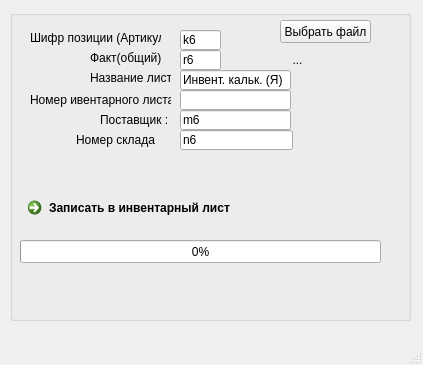
<?xml version="1.0" encoding="UTF-8"?>
<ui version="4.0">
 <class>MainWindow</class>
 <widget class="QMainWindow" name="MainWindow">
  <property name="geometry">
   <rect>
    <x>0</x>
    <y>0</y>
    <width>423</width>
    <height>365</height>
   </rect>
  </property>
  <property name="windowTitle">
   <string>MainWindow</string>
  </property>
  <widget class="QWidget" name="centralwidget">
   <widget class="QGroupBox" name="groupBox">
    <property name="geometry">
     <rect>
      <x>10</x>
      <y>10</y>
      <width>401</width>
      <height>311</height>
     </rect>
    </property>
    <property name="title">
     <string/>
    </property>
    <widget class="QCommandLinkButton" name="save">
     <property name="geometry">
      <rect>
       <x>10</x>
       <y>180</y>
       <width>331</width>
       <height>41</height>
      </rect>
     </property>
     <property name="text">
      <string>Записать в инвентарный лист</string>
     </property>
    </widget>
    <widget class="QPushButton" name="selectButton">
     <property name="geometry">
      <rect>
       <x>270</x>
       <y>10</y>
       <width>91</width>
       <height>23</height>
      </rect>
     </property>
     <property name="text">
      <string>Выбрать файл</string>
     </property>
    </widget>
    <widget class="QLineEdit" name="lineEdit">
     <property name="geometry">
      <rect>
       <x>170</x>
       <y>20</y>
       <width>41</width>
       <height>20</height>
      </rect>
     </property>
     <property name="text">
      <string>k6</string>
     </property>
    </widget>
    <widget class="QLabel" name="incoming_file_name">
     <property name="geometry">
      <rect>
       <x>226</x>
       <y>40</y>
       <width>161</width>
       <height>20</height>
      </rect>
     </property>
     <property name="text">
      <string>                 ...</string>
     </property>
    </widget>
    <widget class="QProgressBar" name="progressBar">
     <property name="geometry">
      <rect>
       <x>10</x>
       <y>230</y>
       <width>361</width>
       <height>23</height>
      </rect>
     </property>
     <property name="value">
      <number>0</number>
     </property>
    </widget>
    <widget class="QLineEdit" name="lineEdit_3">
     <property name="geometry">
      <rect>
       <x>170</x>
       <y>40</y>
       <width>41</width>
       <height>20</height>
      </rect>
     </property>
     <property name="text">
      <string>r6</string>
     </property>
    </widget>
    <widget class="QLabel" name="label_4">
     <property name="geometry">
      <rect>
       <x>80</x>
       <y>60</y>
       <width>81</width>
       <height>16</height>
      </rect>
     </property>
     <property name="text">
      <string>Название листа</string>
     </property>
    </widget>
    <widget class="QLineEdit" name="lineEdit_4">
     <property name="geometry">
      <rect>
       <x>170</x>
       <y>60</y>
       <width>111</width>
       <height>20</height>
      </rect>
     </property>
     <property name="text">
      <string>Инвент. кальк. (Я)</string>
     </property>
    </widget>
    <widget class="QLabel" name="label_3">
     <property name="geometry">
      <rect>
       <x>80</x>
       <y>40</y>
       <width>71</width>
       <height>16</height>
      </rect>
     </property>
     <property name="text">
      <string>Факт(общий)</string>
     </property>
    </widget>
    <widget class="QLabel" name="label">
     <property name="geometry">
      <rect>
       <x>20</x>
       <y>20</y>
       <width>131</width>
       <height>16</height>
      </rect>
     </property>
     <property name="text">
      <string>Шифр позиции (Артикул)</string>
     </property>
    </widget>
    <widget class="QLabel" name="res">
     <property name="geometry">
      <rect>
       <x>20</x>
       <y>270</y>
       <width>321</width>
       <height>16</height>
      </rect>
     </property>
     <property name="text">
      <string/>
     </property>
    </widget>
    <widget class="QLabel" name="label_2">
     <property name="geometry">
      <rect>
       <x>20</x>
       <y>80</y>
       <width>141</width>
       <height>20</height>
      </rect>
     </property>
     <property name="text">
      <string>Номер ивентарного листа :</string>
     </property>
    </widget>
    <widget class="QLineEdit" name="inventory_list_number">
     <property name="geometry">
      <rect>
       <x>170</x>
       <y>80</y>
       <width>111</width>
       <height>20</height>
      </rect>
     </property>
     <property name="text">
      <string/>
     </property>
    </widget>
    <widget class="QLabel" name="label_5">
     <property name="geometry">
      <rect>
       <x>90</x>
       <y>100</y>
       <width>71</width>
       <height>20</height>
      </rect>
     </property>
     <property name="text">
      <string>Поставщик :</string>
     </property>
    </widget>
    <widget class="QLineEdit" name="provider">
     <property name="geometry">
      <rect>
       <x>170</x>
       <y>100</y>
       <width>111</width>
       <height>20</height>
      </rect>
     </property>
     <property name="text">
      <string>m6</string>
     </property>
    </widget>
    <widget class="QLabel" name="label_6">
     <property name="geometry">
      <rect>
       <x>66</x>
       <y>120</y>
       <width>81</width>
       <height>20</height>
      </rect>
     </property>
     <property name="text">
      <string>Номер склада :</string>
     </property>
    </widget>
    <widget class="QLineEdit" name="stockid">
     <property name="geometry">
      <rect>
       <x>170</x>
       <y>120</y>
       <width>113</width>
       <height>20</height>
      </rect>
     </property>
     <property name="text">
      <string>n6</string>
     </property>
    </widget>
   </widget>
  </widget>
  <widget class="QMenuBar" name="menubar">
   <property name="geometry">
    <rect>
     <x>0</x>
     <y>0</y>
     <width>423</width>
     <height>20</height>
    </rect>
   </property>
  </widget>
  <widget class="QStatusBar" name="statusbar"/>
 </widget>
 <resources/>
 <connections/>
</ui>
